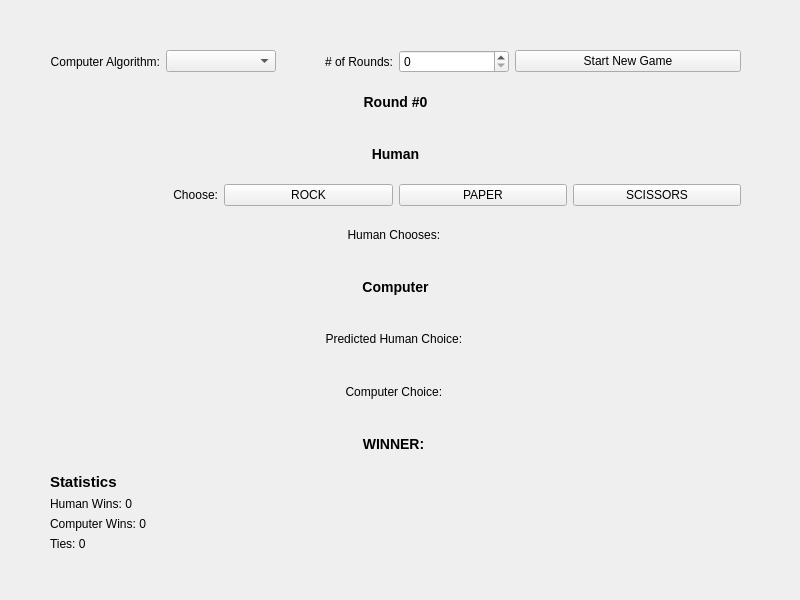
<?xml version="1.0" encoding="UTF-8"?>
<ui version="4.0">
 <class>rps_gui</class>
 <widget class="QWidget" name="rps_gui">
  <property name="geometry">
   <rect>
    <x>0</x>
    <y>0</y>
    <width>800</width>
    <height>600</height>
   </rect>
  </property>
  <property name="windowTitle">
   <string>rps_gui</string>
  </property>
  <property name="autoFillBackground">
   <bool>true</bool>
  </property>
  <widget class="QWidget" name="">
   <property name="geometry">
    <rect>
     <x>50</x>
     <y>50</y>
     <width>691</width>
     <height>501</height>
    </rect>
   </property>
   <layout class="QVBoxLayout" name="verticalLayout_2">
    <item>
     <layout class="QHBoxLayout" name="horizontalLayout_3">
      <item>
       <layout class="QHBoxLayout" name="horizontalLayout">
        <item>
         <widget class="QLabel" name="label_algo">
          <property name="text">
           <string>Computer Algorithm:</string>
          </property>
          <property name="alignment">
           <set>Qt::AlignmentFlag::AlignRight|Qt::AlignmentFlag::AlignTrailing|Qt::AlignmentFlag::AlignVCenter</set>
          </property>
         </widget>
        </item>
        <item>
         <widget class="QComboBox" name="combo_box_algo"/>
        </item>
       </layout>
      </item>
      <item>
       <layout class="QHBoxLayout" name="horizontalLayout_2">
        <item>
         <widget class="QLabel" name="label_num_of_rounds">
          <property name="text">
           <string># of Rounds:</string>
          </property>
          <property name="alignment">
           <set>Qt::AlignmentFlag::AlignRight|Qt::AlignmentFlag::AlignTrailing|Qt::AlignmentFlag::AlignVCenter</set>
          </property>
         </widget>
        </item>
        <item>
         <widget class="QSpinBox" name="spin_box_num_of_rounds"/>
        </item>
       </layout>
      </item>
      <item>
       <widget class="QPushButton" name="push_button_start">
        <property name="text">
         <string>Start New Game</string>
        </property>
       </widget>
      </item>
     </layout>
    </item>
    <item>
     <widget class="QLabel" name="label_current_round">
      <property name="text">
       <string>&lt;html&gt;&lt;head/&gt;&lt;body&gt;&lt;h3 style=&quot; margin-top:14px; margin-bottom:12px; margin-left:0px; margin-right:0px; -qt-block-indent:0; text-indent:0px;&quot;&gt;&lt;span style=&quot; font-size:large; font-weight:700;&quot;&gt;Round #0&lt;/span&gt;&lt;/h3&gt;&lt;/body&gt;&lt;/html&gt;</string>
      </property>
      <property name="textFormat">
       <enum>Qt::TextFormat::MarkdownText</enum>
      </property>
      <property name="alignment">
       <set>Qt::AlignmentFlag::AlignCenter</set>
      </property>
     </widget>
    </item>
    <item>
     <widget class="QLabel" name="label_human">
      <property name="text">
       <string>&lt;html&gt;&lt;head/&gt;&lt;body&gt;&lt;h3 align=&quot;center&quot; style=&quot; margin-top:14px; margin-bottom:12px; margin-left:0px; margin-right:0px; -qt-block-indent:0; text-indent:0px;&quot;&gt;&lt;span style=&quot; font-size:large; font-weight:700;&quot;&gt;Human&lt;/span&gt;&lt;/h3&gt;&lt;/body&gt;&lt;/html&gt;</string>
      </property>
      <property name="alignment">
       <set>Qt::AlignmentFlag::AlignCenter</set>
      </property>
     </widget>
    </item>
    <item>
     <layout class="QHBoxLayout" name="horizontalLayout_4">
      <item>
       <widget class="QLabel" name="label_human_choose">
        <property name="text">
         <string>Choose:</string>
        </property>
        <property name="alignment">
         <set>Qt::AlignmentFlag::AlignRight|Qt::AlignmentFlag::AlignTrailing|Qt::AlignmentFlag::AlignVCenter</set>
        </property>
       </widget>
      </item>
      <item>
       <widget class="QPushButton" name="push_button_rock">
        <property name="text">
         <string>ROCK</string>
        </property>
       </widget>
      </item>
      <item>
       <widget class="QPushButton" name="push_button_paper">
        <property name="text">
         <string>PAPER</string>
        </property>
       </widget>
      </item>
      <item>
       <widget class="QPushButton" name="push_button_scissors">
        <property name="text">
         <string>SCISSORS</string>
        </property>
       </widget>
      </item>
     </layout>
    </item>
    <item>
     <widget class="QLabel" name="label_human_chooses">
      <property name="text">
       <string>Human Chooses: </string>
      </property>
      <property name="alignment">
       <set>Qt::AlignmentFlag::AlignCenter</set>
      </property>
     </widget>
    </item>
    <item>
     <widget class="QLabel" name="label_computer">
      <property name="text">
       <string>&lt;html&gt;&lt;head/&gt;&lt;body&gt;&lt;h3 align=&quot;center&quot; style=&quot; margin-top:14px; margin-bottom:12px; margin-left:0px; margin-right:0px; -qt-block-indent:0; text-indent:0px;&quot;&gt;&lt;span style=&quot; font-size:large; font-weight:700;&quot;&gt;Computer&lt;/span&gt;&lt;/h3&gt;&lt;/body&gt;&lt;/html&gt;</string>
      </property>
      <property name="alignment">
       <set>Qt::AlignmentFlag::AlignCenter</set>
      </property>
     </widget>
    </item>
    <item>
     <widget class="QLabel" name="label_pred_human_choice">
      <property name="text">
       <string>Predicted Human Choice: </string>
      </property>
      <property name="alignment">
       <set>Qt::AlignmentFlag::AlignCenter</set>
      </property>
     </widget>
    </item>
    <item>
     <widget class="QLabel" name="label_computer_choice">
      <property name="text">
       <string>Computer Choice: </string>
      </property>
      <property name="alignment">
       <set>Qt::AlignmentFlag::AlignCenter</set>
      </property>
     </widget>
    </item>
    <item>
     <widget class="QLabel" name="label_winner">
      <property name="text">
       <string>&lt;html&gt;&lt;head/&gt;&lt;body&gt;&lt;h3 align=&quot;center&quot; style=&quot; margin-top:14px; margin-bottom:12px; margin-left:0px; margin-right:0px; -qt-block-indent:0; text-indent:0px;&quot;&gt;&lt;span style=&quot; font-size:large; font-weight:700;&quot;&gt;WINNER: &lt;/span&gt;&lt;/h3&gt;&lt;/body&gt;&lt;/html&gt;</string>
      </property>
     </widget>
    </item>
    <item>
     <layout class="QVBoxLayout" name="verticalLayout">
      <item>
       <widget class="QLabel" name="label_stats">
        <property name="text">
         <string>&lt;html&gt;&lt;head/&gt;&lt;body&gt;&lt;p&gt;&lt;span style=&quot; font-size:11pt; font-weight:700;&quot;&gt;Statistics&lt;/span&gt;&lt;/p&gt;&lt;/body&gt;&lt;/html&gt;</string>
        </property>
       </widget>
      </item>
      <item>
       <widget class="QLabel" name="label_human_wins">
        <property name="text">
         <string>Human Wins: 0</string>
        </property>
       </widget>
      </item>
      <item>
       <widget class="QLabel" name="label_computer_wins">
        <property name="text">
         <string>Computer Wins: 0</string>
        </property>
       </widget>
      </item>
      <item>
       <widget class="QLabel" name="label_ties">
        <property name="text">
         <string>Ties: 0</string>
        </property>
       </widget>
      </item>
     </layout>
    </item>
   </layout>
  </widget>
 </widget>
 <resources/>
 <connections/>
</ui>
